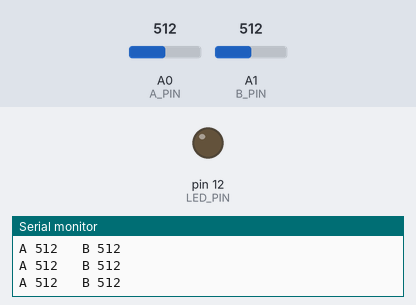
Recording of a sketch running on a simulated Arduino Uno, built with avr-gcc and run on an emulated ATmega328P. Parts: output pins drawn as LEDs (lit = HIGH), the last lines printed to the serial monitor. The test bench sets the inputs (shaded band); at power-on: A0 (A_PIN) = 512, A1 (B_PIN) = 512.

Above: at 1.2 s.
1.3 s: A0 (A_PIN) set to 545
2.8 s: A0 (A_PIN) set to 563
At 3.8 s:
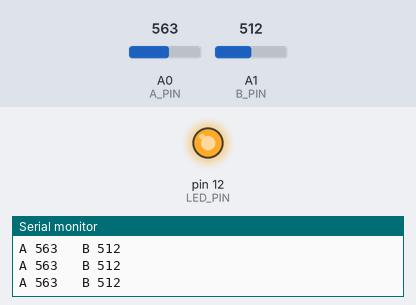
4.5 s: A0 (A_PIN) set to 490
6.0 s: A0 (A_PIN) set to 455
At 6.3 s:
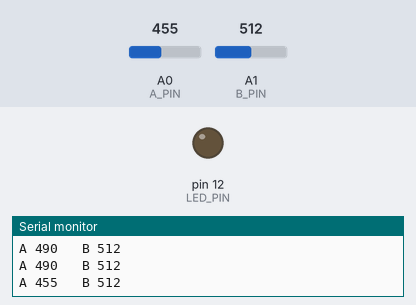
7.5 s: A0 (A_PIN) set to 716
At 8.8 s:
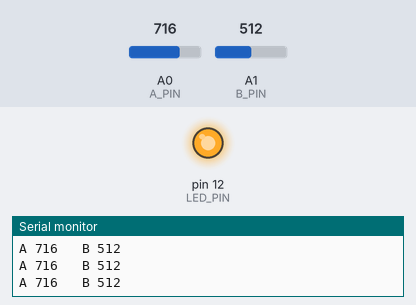
Timing chart, 0 to 10.0 s (numbered marks = the images above; inputs shaded):
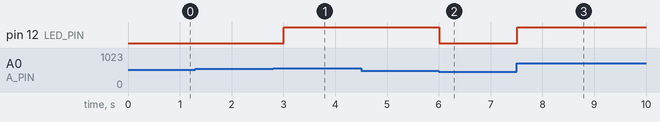

The sketch:

b05.ino
```cpp
// MakerNest Origins · bench 05 · two light sensors and one LED that picks the brighter side
// Sensor A on A0, sensor B on A1. The LED on row 12 is on when A is brighter,
// off when B is brighter, and stays as it is when they are closer than GAP.

const int A_PIN = A0;
const int B_PIN = A1;
const int LED_PIN = 12;
const int GAP = 40;          // two sensors never agree exactly; this is how close counts as "the same"

void setup() {
  pinMode(LED_PIN, OUTPUT);
  Serial.begin(9600);
}

void loop() {
  int a = analogRead(A_PIN);
  int b = analogRead(B_PIN);
  Serial.print("A ");
  Serial.print(a);
  Serial.print("   B ");
  Serial.println(b);

  if (a > b + GAP) {
    digitalWrite(LED_PIN, HIGH);   // A is brighter
  } else if (b > a + GAP) {
    digitalWrite(LED_PIN, LOW);    // B is brighter
  }
  // closer than GAP: leave the LED as it is
  delay(300);
}
```

Measured:
- the behaviour switches between 552 and 553 on A0 (A_PIN) (found by bisection; images 0 and 1)
- the behaviour switches between 472 and 471 on A0 (A_PIN) (found by bisection; images 1 and 2)
- after the input at 2.8 s, pin 12 (LED_PIN): LOW → HIGH after 0.21 s
- after the input at 6.0 s, pin 12 (LED_PIN): HIGH → LOW at once
- after the input at 7.5 s, pin 12 (LED_PIN): LOW → HIGH at once
